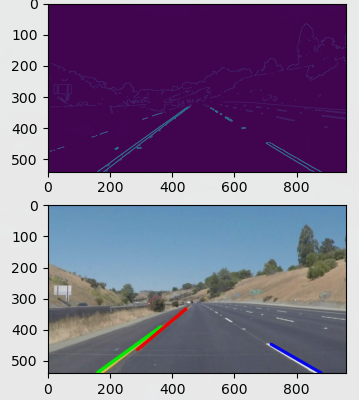
#> input picture B_3_computer_vision/lane_detection/example.png, 359 x 400 px, given in place of roads.jpeg, which was not available
$ python detect.py
#> lines starting #> are read from the running program, lines starting #| are printed output that depends on the picture; after the words box and inside, x2 and y2 are one past the last pixel; in counts of white or black regions, pixels touching at a corner belong together; pictures that were not available may be replaced by others from this repository, and a replacement may not be noted
#! /usr/bin/env python
import cv2
import matplotlib.pyplot as plt
import numpy as np

BASIC_COLOR_LIST = (255, 0, 0), (0, 255, 0), (0, 0, 255), (255, 255, 0), (0, 255, 255), (255, 0, 255)

NAMES = ['./sample_images/' + x for x in ['long_road.jpg', 'roads.jpeg']]
NAME = NAMES[1]


def color_iter(colors=BASIC_COLOR_LIST):
    i = 0
    while True:
        yield colors[i]
        i += 1
        i %= len(colors)


def lines(name):
#> called with name = './sample_images/roads.jpeg'
    img = cv2.imread(name, 1)
#> img is the input picture: shape (400, 359, 3); mean B, G, R 142.2, 112, 126.3

    mask = np.zeros(img.shape[:2])
    h, w = mask.shape
#> h = 400; w = 359
    cv2.fillConvexPoly(mask, np.array([(0, h), (0, int(0.8 * h)), (w // 2, int(0.6 * h)), (w, int(0.8 * h)), (w, h)],
                                      dtype=np.int32), 1)
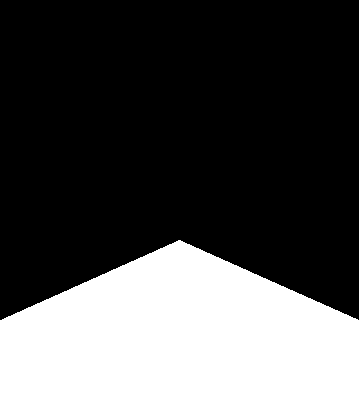
#> mask: shape (400, 359) float64; values 0 (black) and 1 (white), 30% white; 1 white region, box (x1, y1, x2, y2) and area: (0, 240, 359, 400) 43051

    edge = cv2.Canny(img, 2150, 2400, True, 5)
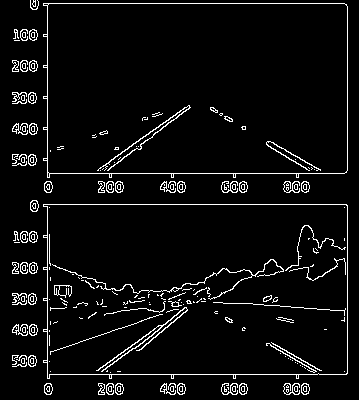
#> edge: shape (400, 359); 5.3% white in thin lines or dots
    masked = (edge * mask).astype(np.uint8)
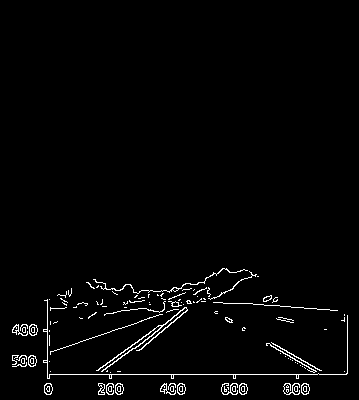
#> masked: shape (400, 359); 2.1% white in thin lines or dots, all inside (x1, y1, x2, y2) = (12, 268, 348, 395)

    detected_lines = cv2.HoughLinesP(masked, 5, np.pi / 90, 2, minLineLength=150, maxLineGap=60)
#> detected_lines = 14 rows, first 6: [47, 377, 298, 377], [179, 393, 347, 318], [12, 366, 286, 394], [12, 329, 227, 291], [61, 298, 232, 322], [47, 315, 204, 281]

    """ # The below addition does reduce the number of lines but it doesnt give endpoints.
    points = lines.reshape(-1, 1, 2)
    l1 = cv2.HoughLinesPointSet(points.astype(np.int32), lines_max=2, threshold=1, min_rho=100,
                                max_rho=np.linalg.norm(img.shape),
                                rho_step=1, min_theta=(np.pi / 12), max_theta=(np.pi * 11 / 12),
                                theta_step=(np.pi / 180))
    """

    c = color_iter()
    if detected_lines is not None:
        for (x1, y1, x2, y2), in detected_lines:
            cv2.line(img, (x1, y1), (x2, y2), next(c), 10)
            print(x1, x2, y1, y2)
#> this loop made 14 passes
#> (x1, y1, x2, y2) on passes 1 to 12: (47, 377, 298, 377), (179, 393, 347, 318), (12, 366, 286, 394), (12, 329, 227, 291), (61, 298, 232, 322), (47, 315, 204, 281), (180, 394, 347, 359), (68, 293, 228, 393), (91, 287, 253, 304), (47, 338, 231, 319), (106, 392, 308, 385), (50, 308, 251, 273)
#| 47 298 377 377
#| 179 347 393 318
#| 12 286 366 394
#| 12 227 329 291
#| 61 232 298 322
#| 47 204 315 281
#| 180 347 394 359
#| 68 228 293 393
#> (further printed lines are left out)
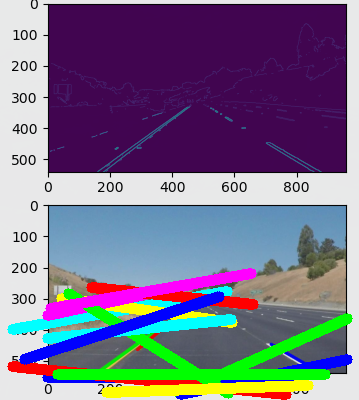
#> img: shape (400, 359, 3); 14.03% of pixels changed, all inside (x1, y1, x2, y2) = (7, 268, 353, 400)

    fig, ax = plt.subplots(2)
    ax[0].imshow((edge * (0.2 + 0.8 * mask)).astype(np.int32))
    ax[1].imshow(img[:, :, ::-1])  # Coverts BRG to RGB.
    plt.show()
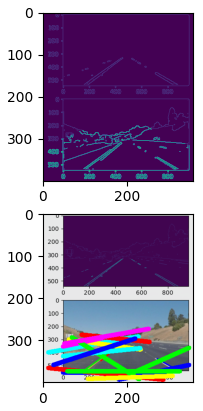
#> figure drawn by matplotlib, 2 panels


def main():
    lines(NAME)


if __name__ == '__main__':
    main()

$ run again, on B_3_computer_vision/lane_detection/my_hough_implementation/example.png
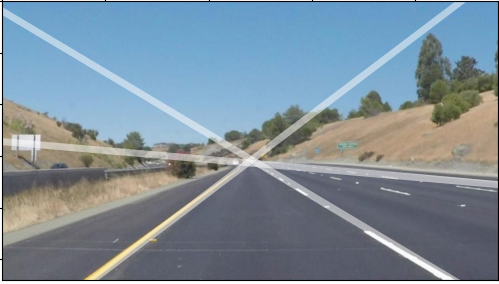
#> input picture B_3_computer_vision/lane_detection/my_hough_implementation/example.png, 499 x 284 px, given in place of roads.jpeg, which was not available
#> in lines, img is the input picture: shape (284, 499, 3); mean B, G, R 154.8, 142.3, 125.8
#> mask: shape (284, 499) float64; values 0 (black) and 1 (white), 30.1% white; 1 white region, box (x1, y1, x2, y2) and area: (0, 170, 499, 284) 42636
#> in lines, `edge = cv2.Canny(img, 2150, 2400, True, 5)`:
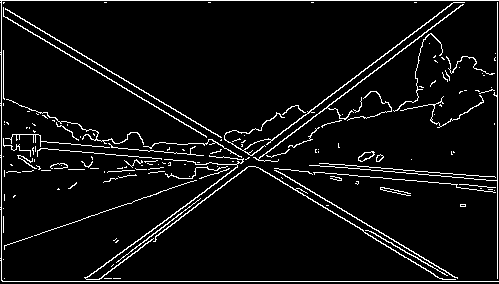
#> edge: shape (284, 499); 5.9% white in thin lines or dots
#> masked: shape (284, 499); 1.5% white in thin lines or dots, all inside (x1, y1, x2, y2) = (0, 172, 499, 282)
#> detected_lines = [[2, 281, 498, 281], [1, 249, 169, 188], [274, 176, 437, 277]]
#> the loop in lines, `for (x1, y1, x2, y2), in detected_lines:` made 3 passes
#> (printed output is left out)
#> in lines, `plt.show()`:
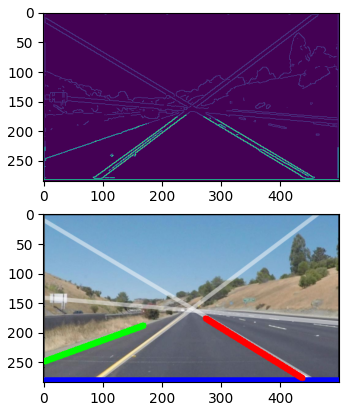
#> figure drawn by matplotlib, 2 panels
